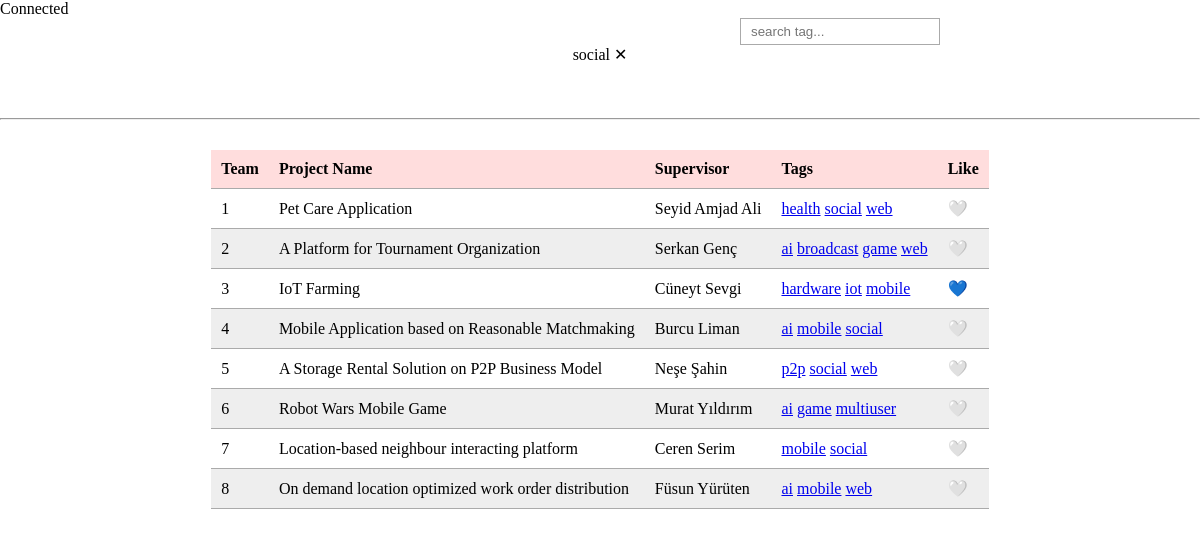
/?tag=social, run on the app's committed database.
### tables this page shows
CREATE TABLE IF NOT EXISTS `projects` (
  `team` int(11) NOT NULL,
  `name` text NOT NULL,
  `supervisor` varchar(100) NOT NULL,
  `likeit` int(11) NOT NULL DEFAULT 0,
  PRIMARY KEY (`team`)
);

CREATE TABLE IF NOT EXISTS `tags` (
  `team` int(11) NOT NULL,
  `tagName` varchar(100) NOT NULL,
  PRIMARY KEY (`team`,`tagName`)
);

### index.php (the view, shortened to what this page needs)
<?php
require "db.php";
try {
    $rs = $db->query("SELECT * FROM projects");
    $projects = $rs->fetchAll(PDO::FETCH_ASSOC);
} catch(PDOException $ex){
    die("select query problem");
}
?>
<!DOCTYPE html>
<html lang="en">
<head>
    <link rel="stylesheet" href="app.css">
</head>
<body>
    <form action="" method="post" class= "center">
        <input type="text" id="search" placeholder="search tag...">
    </form>
    <div class="tag" >
    <?php
       echo "<p>" , $tag ?? ""  , " &#10005; </p>" ;
    ?>
    </div>
    <br><br><br>
    <hr>
    <table>
        <tr>
            <th>Team</th>
            <th>Project Name</th>
            <th>Supervisor</th>
            <th>Tags</th>
            <th>Like</th>
        </tr>
        <?php foreach($projects as $project) :
            $stmt = $db -> prepare("select * from tags where team = ? ");
            $stmt -> execute([$project["team"]]);
            $tags = $stmt -> fetchAll(PDO::FETCH_ASSOC);
            if($project["likeit"] == 1){
                $str = " &#128153;";
            }else{
                $str = " &#129293;";
            }
            ?>
        <tr>
            <td><?= $project["team"] ?></td>
            <td><?= $project["name"] ?></td>
            <td><?= $project["supervisor"] ?></td>
            <td>
            <?php foreach($tags as $tag) : ?>
                <a href="?tag=<?= $tag["tagName"] ?>" class="tag"><?= $tag["tagName"] ?></a>
            <?php endforeach ?>
            </td>
            <td><?= $str ?></td>
        </tr>
        <?php endforeach ?>
    </table>
</body>
</html>

### app.css (style rules this page uses)
* { margin:0; padding:0 ; box-sizing: border-box; }
table { border-collapse: collapse; margin: 30px auto ; }
td, th { border-bottom: 1px solid #AAA; padding: 10px; text-align: left; }
.tag { text-align: center; }
.tag p { text-align: center; }
tr:nth-of-type(2n-1) { background: #EEE; }
tr:first-of-type { background: #FDD; }
#search { margin-left: 40%; width: 200px; padding: 5px 10px; border: 1px solid #AAA; }
.center { text-align: center; }

### data on the page
projects: team "1", name "Pet Care Application", supervisor "Seyid Amjad Ali", likeit "🤍"
tags: tagName "health"
tags: tagName "social"
tags: tagName "web"
projects: team "2", name "A Platform for Tournament Organization", supervisor "Serkan Genç", likeit "🤍"
tags: tagName "ai"
tags: tagName "broadcast"
tags: tagName "game"
tags: tagName "web"
projects: team "3", name "IoT Farming", supervisor "Cüneyt Sevgi", likeit "💙"
tags: tagName "hardware"
tags: tagName "iot"
tags: tagName "mobile"
projects: team "4", name "Mobile Application based on Reasonable Matchmaking", supervisor "Burcu Liman", likeit "🤍"
tags: tagName "ai"
tags: tagName "mobile"
tags: tagName "social"
projects: team "5", name "A Storage Rental Solution on P2P Business Model", supervisor "Neşe Şahin", likeit "🤍"
tags: tagName "p2p"
tags: tagName "social"
tags: tagName "web"
projects: team "6", name "Robot Wars Mobile Game", supervisor "Murat Yıldırım", likeit "🤍"
tags: tagName "ai"
tags: tagName "game"
tags: tagName "multiuser"
projects: team "7", name "Location-based neighbour interacting platform", supervisor "Ceren Serim", likeit "🤍"
tags: tagName "mobile"
tags: tagName "social"
projects: team "8", name "On demand location optimized work order distribution", supervisor "Füsun Yürüten", likeit "🤍"
tags: tagName "ai"
tags: tagName "mobile"
tags: tagName "web"

### other printed values
$tag "social"
